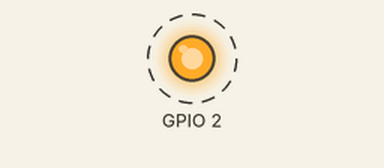
Simulated run of this program. Board: Raspberry Pi (BCM pin numbers). Shown: output pins drawn as LEDs (lit = HIGH). Dashed ring = blinking. What the program prints to the terminal is not drawn.

Above: at 0.5 s.
Timing chart, 0 to 4.6 s (numbered marks = the images above):
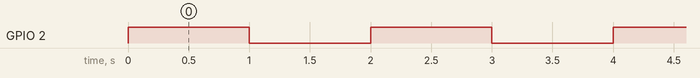

Measured:
- by itself, GPIO 2: alternates HIGH for 1.0 s and LOW for 1.0 s

The program:

Raspberry_Pi.py
```python
import time
import RPi.GPIO as GPIO

GPIO.setmode(GPIO.BCM)
GPIO.setup(2, GPIO.OUT)


while True:
    GPIO.output(2, 1)
    print("LED on!")
    time.sleep(1)
    GPIO.output(2, 0)
    print("LED off!")
    time.sleep(1)
```
